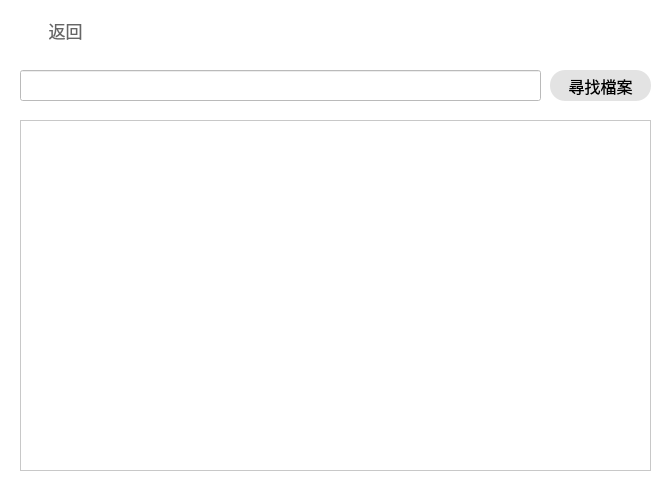
    <widget class="QWidget" name="Look_for_File_widget" native="true">
     <property name="geometry">
      <rect>
       <x>170</x>
       <y>50</y>
       <width>671</width>
       <height>481</height>
      </rect>
     </property>
     <property name="font">
      <font>
       <family>Microsoft YaHei</family>
       <pointsize>11</pointsize>
       <stylestrategy>PreferAntialias</stylestrategy>
      </font>
     </property>
     <property name="styleSheet">
      <string notr="true">background-color:rgba(255, 255, 255,240);</string>
     </property>
     <widget class="QPushButton" name="Look_for_File_Back">
      <property name="geometry">
       <rect>
        <x>10</x>
        <y>10</y>
        <width>111</width>
        <height>41</height>
       </rect>
      </property>
      <property name="sizePolicy">
       <sizepolicy hsizetype="Minimum" vsizetype="Minimum">
        <horstretch>0</horstretch>
        <verstretch>0</verstretch>
       </sizepolicy>
      </property>
      <property name="font">
       <font>
        <family>Microsoft YaHei</family>
        <pointsize>13</pointsize>
        <stylestrategy>PreferAntialias</stylestrategy>
       </font>
      </property>
      <property name="focusPolicy">
       <enum>Qt::StrongFocus</enum>
      </property>
      <property name="styleSheet">
       <string notr="true">QPushButton
{
	border:none;
	background-color:rgba(0,0,0,0);
	color:rgba(60,60,60,200);
}
QPushButton:hover
{
    color:rgba(60,60,60,255);
}
</string>
      </property>
      <property name="text">
       <string>返回</string>
      </property>
      <property name="icon">
       <iconset>
        <normaloff>:/icon/Icon/exit2.png</normaloff>:/icon/Icon/exit2.png</iconset>
      </property>
      <property name="iconSize">
       <size>
        <width>20</width>
        <height>20</height>
       </size>
      </property>
      <property name="checkable">
       <bool>false</bool>
      </property>
     </widget>
     <widget class="QPushButton" name="Look_for_File_Run_Button">
      <property name="geometry">
       <rect>
        <x>550</x>
        <y>70</y>
        <width>101</width>
        <height>31</height>
       </rect>
      </property>
      <property name="sizePolicy">
       <sizepolicy hsizetype="Minimum" vsizetype="Minimum">
        <horstretch>0</horstretch>
        <verstretch>0</verstretch>
       </sizepolicy>
      </property>
      <property name="font">
       <font>
        <family>Microsoft YaHei</family>
        <pointsize>12</pointsize>
        <stylestrategy>PreferAntialias</stylestrategy>
       </font>
      </property>
      <property name="focusPolicy">
       <enum>Qt::StrongFocus</enum>
      </property>
      <property name="styleSheet">
       <string notr="true">QPushButton
{
	border:none;
	background-color:rgba(20,20,20,30);
	border-radius: 15px;
}
QPushButton:hover
{
    background-color:rgba(20,20,20,50);
}
QPushButton:pressed
{
    background-color:rgba(20,20,20,70);
}</string>
      </property>
      <property name="text">
       <string>尋找檔案</string>
      </property>
      <property name="iconSize">
       <size>
        <width>16</width>
        <height>16</height>
       </size>
      </property>
      <property name="checkable">
       <bool>false</bool>
      </property>
     </widget>
     <widget class="QLineEdit" name="Look_for_File_input">
      <property name="geometry">
       <rect>
        <x>20</x>
        <y>70</y>
        <width>521</width>
        <height>31</height>
       </rect>
      </property>
     </widget>
     <widget class="QTextEdit" name="Look_for_File_output">
      <property name="geometry">
       <rect>
        <x>20</x>
        <y>120</y>
        <width>631</width>
        <height>351</height>
       </rect>
      </property>
     </widget>
    </widget>
